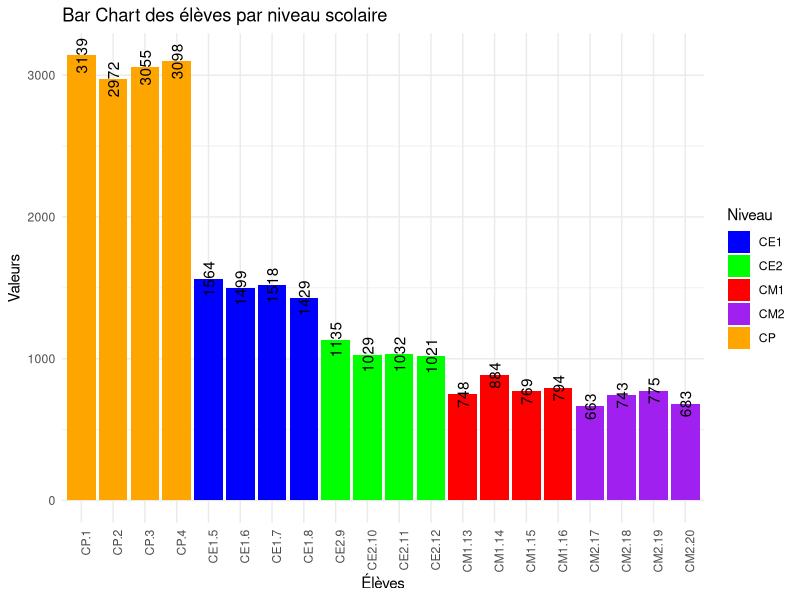

This figure's R source:
# Données
niveaux <- rep(c("CP", "CE1", "CE2", "CM1", "CM2"), each = 4)
eleves <- c(3139, 2972, 3055, 3098, 1564, 1499, 1518, 1429, 1135, 1029, 1032, 1021, 748, 884, 769, 794, 663, 743, 775, 683)

# Créer un data frame
data <- data.frame(Niveau = niveaux, Eleve = eleves)

# Création du bar chart
library(ggplot2)

ggplot(data, aes(x = interaction(Niveau, 1:length(Eleve)), y = Eleve, fill = Niveau)) +
  geom_bar(stat = "identity", position = "dodge") +
  labs(title = "Bar Chart des élèves par niveau scolaire", x = "Élèves", y = "Valeurs") +
  theme_minimal() +
  scale_fill_manual(values = c("blue", "green", "red", "purple", "orange")) +
  theme(axis.text.x = element_text(angle = 90, hjust = 1)) +
  geom_text(aes(label = Eleve), position = position_dodge(width = 1), vjust = 0.5, angle = 90, color = "black")
